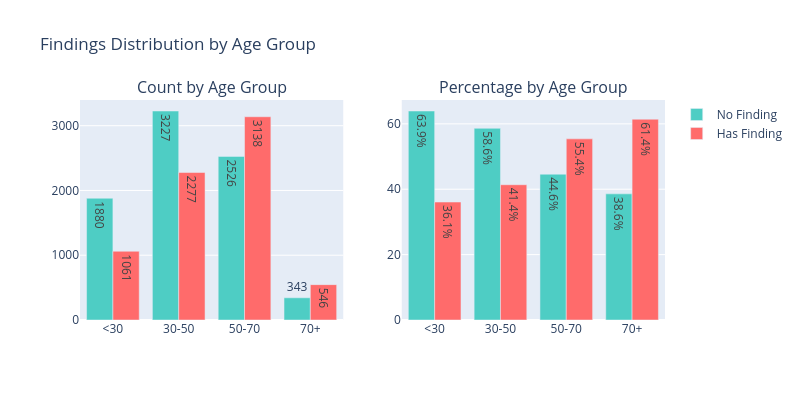

Source (notebook cell):
### Code cell
# findings by age group: count + percentage
fig = make_subplots(rows=1, cols=2, subplot_titles=('Count by Age Group', 'Percentage by Age Group'))

age_groups = ['<30', '30-50', '50-70', '70+']
age_colors = ['#FFD93D', '#6BCB77', '#4D96FF', '#FF6B6B']

for finding_val, label, color in [(0, 'No Finding', '#4ECDC4'), (1, 'Has Finding', '#FF6B6B')]:
    counts = [((df['age_group']==ag) & (df['has_finding']==finding_val)).sum() for ag in age_groups]
    fig.add_trace(go.Bar(x=age_groups, y=counts, name=label, marker_color=color,
                         text=counts, textposition='auto'), row=1, col=1)

for finding_val, label, color in [(0, 'No Finding', '#4ECDC4'), (1, 'Has Finding', '#FF6B6B')]:
    pcts = []
    for ag in age_groups:
        total = (df['age_group']==ag).sum()
        pct = ((df['age_group']==ag) & (df['has_finding']==finding_val)).sum() / total * 100 if total > 0 else 0
        pcts.append(pct)
    fig.add_trace(go.Bar(x=age_groups, y=pcts, name=label, marker_color=color,
                         showlegend=False, text=[f'{p:.1f}%' for p in pcts], textposition='auto'), row=1, col=2)

fig.update_layout(height=400, width=800, barmode='group', title_text='Findings Distribution by Age Group')
fig.show()

### Figure 1 — Plotly figure (JSON) as saved in the notebook; plotly's stock layout.template omitted (floating-point values rounded to 4 significant figures)
{"data": [{"marker": {"color": "#4ECDC4"}, "name": "No Finding", "text": ["1880", "3227", "2526", "343"], "textposition": "auto", "type": "bar", "x": ["<30", "30-50", "50-70", "70+"], "xaxis": "x", "y": [1880, 3227, 2526, 343], "yaxis": "y"}, {"marker": {"color": "#FF6B6B"}, "name": "Has Finding", "text": ["1061", "2277", "3138", "546"], "textposition": "auto", "type": "bar", "x": ["<30", "30-50", "50-70", "70+"], "xaxis": "x", "y": [1061, 2277, 3138, 546], "yaxis": "y"}, {"marker": {"color": "#4ECDC4"}, "name": "No Finding", "showlegend": false, "text": ["63.9%", "58.6%", "44.6%", "38.6%"], "textposition": "auto", "type": "bar", "x": ["<30", "30-50", "50-70", "70+"], "xaxis": "x2", "y": [63.92, 58.63, 44.6, 38.58], "yaxis": "y2"}, {"marker": {"color": "#FF6B6B"}, "name": "Has Finding", "showlegend": false, "text": ["36.1%", "41.4%", "55.4%", "61.4%"], "textposition": "auto", "type": "bar", "x": ["<30", "30-50", "50-70", "70+"], "xaxis": "x2", "y": [36.08, 41.37, 55.4, 61.42], "yaxis": "y2"}], "layout": {"annotations": [{"font": {"size": 16}, "showarrow": false, "text": "Count by Age Group", "x": 0.225, "xanchor": "center", "xref": "paper", "y": 1, "yanchor": "bottom", "yref": "paper"}, {"font": {"size": 16}, "showarrow": false, "text": "Percentage by Age Group", "x": 0.775, "xanchor": "center", "xref": "paper", "y": 1, "yanchor": "bottom", "yref": "paper"}], "barmode": "group", "height": 400, "title": {"text": "Findings Distribution by Age Group"}, "width": 800, "xaxis": {"anchor": "y", "domain": [0, 0.45]}, "xaxis2": {"anchor": "y2", "domain": [0.55, 1]}, "yaxis": {"anchor": "x", "domain": [0, 1]}, "yaxis2": {"anchor": "x2", "domain": [0, 1]}}}
